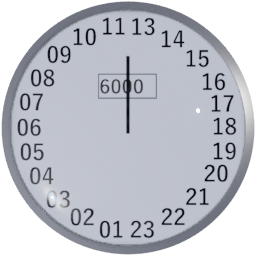
#> input picture sources/clock/clock_00.png, 256 x 256 px
$ python parallax_maker.py ../../../../../sources/clock/clock_00.png
#> lines starting #> are read from the running program, lines starting #| are printed output that depends on the picture
import os
import shutil
import sys
import traceback
from typing import Optional

from PIL import Image


dirpath = os.path.dirname(os.path.abspath(__file__))
backup_dir = os.path.join(dirpath, ".normalmaps_backup")


def make_backup(img_path):
    """ Делает бэкап картинки в папку ./.normalmaps_backup """
    if not os.path.exists(backup_dir):
        print("Making dir", backup_dir)
        os.mkdir(backup_dir)
    img_name = os.path.basename(img_path)
    backup_path = os.path.join(backup_dir, img_name)
    shutil.copy(img_path, backup_path)
    return backup_path


def generate_parallax(img_path: str):
    """ Генерирует параллакс (альфа-канал) для карты нормалей
        по пути img_path на основе синего канала.

        Картинка перезаписывается, но перед этим делается бэкап
        в ./.normalmaps_backup """

    # Проверяем, картинка ли это вообще
    if not ".png" in os.path.basename(img_path):
        raise ValueError("Invalid path", img_path)

    # Делаем бэкап
    make_backup(img_path)

    # Открываем картинку и делаем нужные операции
    img = Image.open(img_path)
#> img is the input picture: PIL image 256x256 RGBA; mean R, G, B, A 132.5, 135.4, 143.2, 195.1
    new_data = []
    img = img.convert("RGBA")
    for px in list(img.getdata()):
        # Проверяем, может быть альфа уже есть
        # if px[3] != 255:
        #     print("Parallax already generated.")
        #     return None
        px = list(px)
        px = [px[0], px[1], px[2], px[2]]
        new_data.append(tuple(px))
#> this loop made 65536 passes
#> px on passes 1 to 3: [1, 1, 1, 1], [0, 0, 0, 0], [1, 1, 1, 1]
#> after the loop, new_data = 65536 items

    img.putdata(new_data)
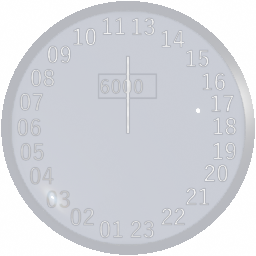
#> img: PIL image 256x256 RGBA; mean R, G, B, A 132.5, 135.4, 143.2, 143.2; transparent parts drawn white
    img.save(img_path)
    print("Generated parallax for", os.path.basename(img_path))


try:
    paths = sys.argv[1:]
    if len(paths) > 0:
        for p in paths:
            generate_parallax(p)
    else:
        while True:
            generate_parallax(input("> "))
except:
    traceback.print_exc()

#> (the run stopped early here; a loop or call above may not have finished)
